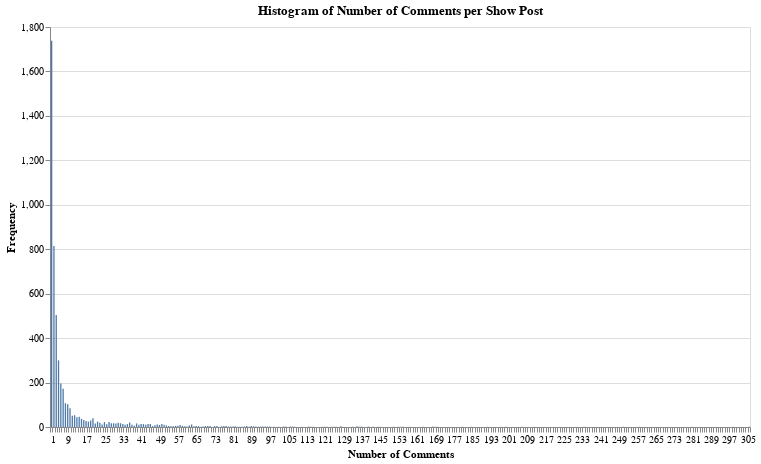

Notebook code for this chart:
### Code cell
hist_comments(
    show_freq,
    "Histogram of Number of Comments per Show Post"
)

### Figure 1 — Vega-Lite specification as saved in the notebook (floating-point values rounded to 4 significant figures; data arrays with more than 128 entries replaced by an {"elided": "..."} marker saying what was removed)
{"config": {"view": {"continuousWidth": 400, "continuousHeight": 300}}, "data": {"name": "data-2bc37a4000c1bfaf62b1b31449729296"}, "mark": "bar", "encoding": {"x": {"type": "quantitative", "bin": {"step": 1}, "field": "num_comments", "title": "Number of Comments"}, "y": {"type": "quantitative", "field": "frequency", "title": "Frequency"}}, "height": 400, "title": "Histogram of Number of Comments per Show Post", "width": 700, "$schema": "https://vega.github.io/schema/vega-lite/v4.8.1.json", "datasets": {"data-2bc37a4000c1bfaf62b1b31449729296": {"elided": "142 records"}}}
